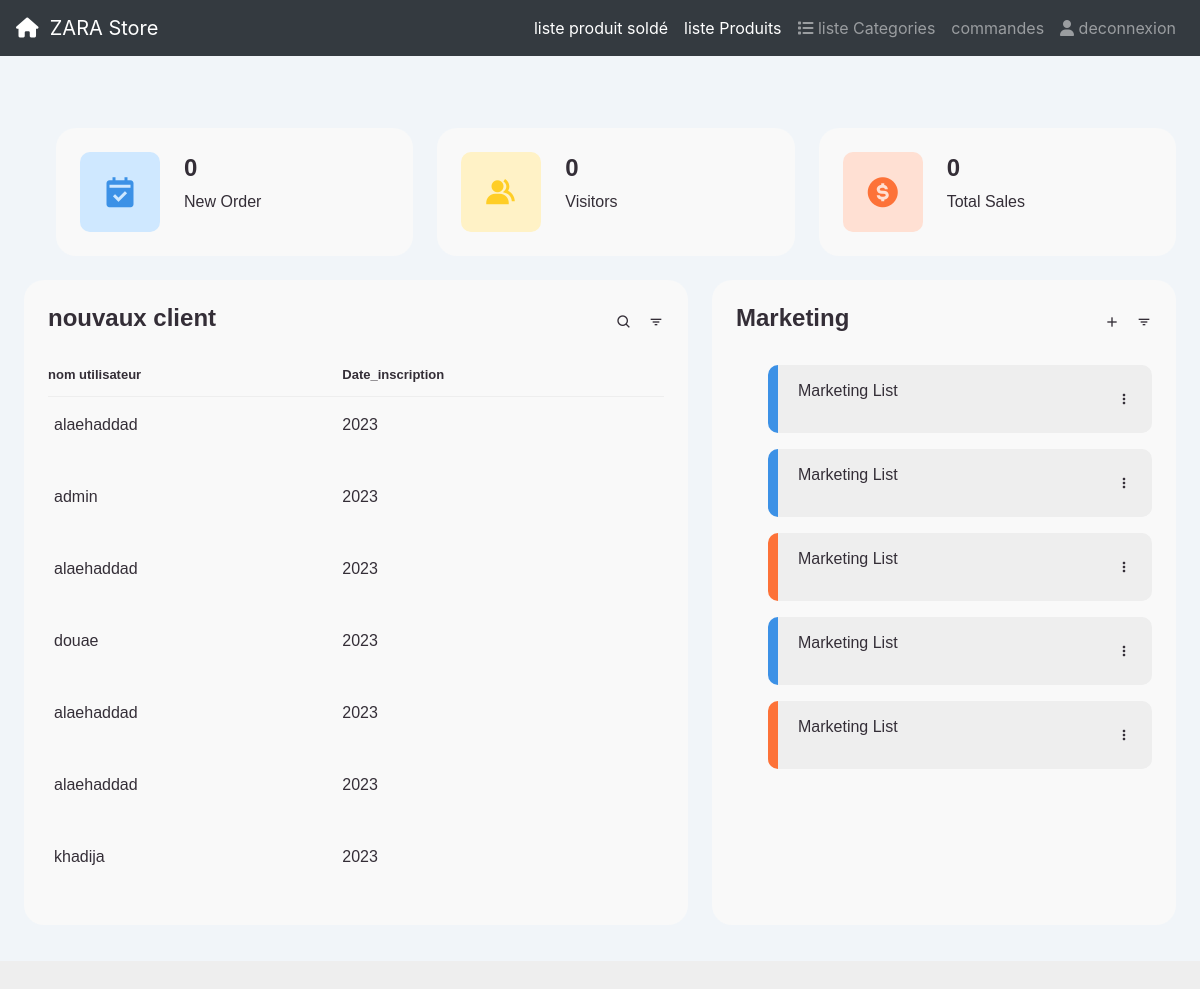
Page /homeadmin.php on the committed database.
### tables this page shows
CREATE TABLE `user` (
  `id` int(11) NOT NULL,
  `login` varchar(100) NOT NULL,
  `password` varchar(150) NOT NULL,
  `date_creation` int(11) NOT NULL
);

### homeadmin.php (the view, shortened to what this page needs)
<?php
require_once 'connexion.php';
?>
 <!DOCTYPE html>
<html lang="en">
<head>
    <link
      href="https://unpkg.com/boxicons@2.0.7/css/boxicons.min.css"
      rel="stylesheet"
    />
    <link href="https://cdn.jsdelivr.net/npm/bootstrap@5.3.0-alpha1/dist/css/bootstrap.min.css" rel="stylesheet">
    <link href='https://unpkg.com/boxicons@2.0.9/css/boxicons.min.css' rel='stylesheet'>
    <link rel="stylesheet" href="https://cdnjs.cloudflare.com/ajax/libs/twitter-bootstrap/4.1.2/css/bootstrap.min.css">
    <link      href="https://cdnjs.cloudflare.com/ajax/libs/font-awesome/6.2.1/css/all.min.css" rel="stylesheet">
</head>
<body>
<?php include 'nav1.php' ?>
	<section id="content">
		<main>
			<ul class="box-info">
				<li>
					<i class='bx bxs-calendar-check' ></i>
					<span class="text">
						<h3>0</h3>
						<p>New Order</p>
					</span>
				</li>
				<li>
					<i class='bx bxs-group' ></i>
					<span class="text">
						<h3>0</h3>
						<p>Visitors</p>
					</span>
				</li>
				<li>
					<i class='bx bxs-dollar-circle' ></i>
					<span class="text">
						<h3>0</h3>
						<p>Total Sales</p>
					</span>
				</li>
			</ul>
			<div class="table-data">
				<div class="order">
					<div class="head">
						<h3>nouvaux client</h3>
						<i class='bx bx-search' ></i>
						<i class='bx bx-filter' ></i>
					</div>
					<table>
						<thead>
							<tr>
								<th>nom utilisateur</th>
								<th>Date_inscription</th>
							</tr>
						</thead>
						<tbody>
              <?php
$nomuser=$pdo->query('SELECT * FROM user');
while($user = $nomuser->fetch()){
  ?>
  	<tr>
  	<td>
  <p> <?=  $user['login']; ?>  </p>
  </td>
<td>  <p> <?=  $user['date_creation']; ?>  </p></td></tr>
  <?php
}
?>
						</tbody>
					</table>
				</div>
				<div class="todo">
					<div class="head">
						<h3>Marketing</h3>
						<i class='bx bx-plus' ></i>
						<i class='bx bx-filter' ></i>
					</div>
					<ul class="todo-list">
						<li class="completed">
							<p>Marketing List</p>
							<i class='bx bx-dots-vertical-rounded' ></i>
						</li>
						<li class="completed">
							<p>Marketing List</p>
							<i class='bx bx-dots-vertical-rounded' ></i>
						</li>
						<li class="not-completed">
							<p>Marketing List</p>
							<i class='bx bx-dots-vertical-rounded' ></i>
						</li>
						<li class="completed">
							<p>Marketing List</p>
							<i class='bx bx-dots-vertical-rounded' ></i>
						</li>
						<li class="not-completed">
							<p>Marketing List</p>
							<i class='bx bx-dots-vertical-rounded' ></i>
						</li>
					</ul>
				</div>
			</div>
		</main>
	</section>
<?php
$nomuser=$pdo->query('SELECT * FROM user');
while($user = $nomuser->fetch()){
  ?>
  <div class="customer">
  </div>
  <?php
}
?>
<br><br>
<br><br>
</body>
</html>

### homeadmin.php (style rules this page uses)
.customer { display:flex; align-items:center; padding:1rem; }
main { background:#f1f5f9; }
* { margin: 0; padding: 0; box-sizing: border-box; }
li { list-style: none; }
:root { --poppins: 'Poppins', sans-serif; --lato: 'Lato', sans-serif; --light: #F9F9F9; --blue: #3C91E6; --light-blue: #CFE8FF; --grey: #eee; --dark-grey: #AAAAAA; --dark: #342E37; --red: #DB504A; --yellow: #FFCE26; --light-yellow: #FFF2C6; --orange: #FD7238; --light-orange: #FFE0D3; }
html { overflow-x: hidden; }
body { background: var(--grey); overflow-x: hidden; }
#content { position: relative; width: 100%; transition: .3s ease; }
#content main { width: 100%; padding: 36px 24px; font-family: var(--poppins); max-height: calc(100vh - 56px); overflow-y: auto; }
#content main .box-info { display: grid; grid-template-columns: repeat(auto-fit, minmax(240px, 1fr)); grid-gap: 24px; margin-top: 36px; }
#content main .box-info li { padding: 24px; background: var(--light); border-radius: 20px; display: flex; align-items: center; grid-gap: 24px; }
#content main .box-info li .bx { width: 80px; height: 80px; border-radius: 10px; font-size: 36px; display: flex; justify-content: center; align-items: center; }
#content main .box-info li:nth-child(1) .bx { background: var(--light-blue); color: var(--blue); }
#content main .box-info li:nth-child(2) .bx { background: var(--light-yellow); color: var(--yellow); }
#content main .box-info li:nth-child(3) .bx { background: var(--light-orange); color: var(--orange); }
#content main .box-info li .text h3 { font-size: 24px; font-weight: 600; color: var(--dark); }
#content main .box-info li .text p { color: var(--dark); }
#content main .table-data { display: flex; flex-wrap: wrap; grid-gap: 24px; margin-top: 24px; width: 100%; color: var(--dark); }
#content main .table-data > div { border-radius: 20px; background: var(--light); padding: 24px; overflow-x: auto; }
#content main .table-data .head { display: flex; align-items: center; grid-gap: 16px; margin-bottom: 24px; }
#content main .table-data .head h3 { margin-right: auto; font-size: 24px; font-weight: 600; }
#content main .table-data .head .bx { cursor: pointer; }
#content main .table-data .order { flex-grow: 1; flex-basis: 500px; }
#content main .table-data .order table { width: 100%; border-collapse: collapse; }
#content main .table-data .order table th { padding-bottom: 12px; font-size: 13px; text-align: left; border-bottom: 1px solid var(--grey); }
#content main .table-data .order table td { padding: 16px 0; }
#content main .table-data .order table tr td:first-child { display: flex; align-items: center; grid-gap: 12px; padding-left: 6px; }
#content main .table-data .todo { flex-grow: 1; flex-basis: 300px; }
#content main .table-data .todo .todo-list { width: 100%; }
#content main .table-data .todo .todo-list li { width: 100%; margin-bottom: 16px; background: var(--grey); border-radius: 10px; padding: 14px 20px; display: flex; justify-content: space-between; align-items: center; }
#content main .table-data .todo .todo-list li .bx { cursor: pointer; }
#content main .table-data .todo .todo-list li.completed { border-left: 10px solid var(--blue); }
#content main .table-data .todo .todo-list li.not-completed { border-left: 10px solid var(--orange); }
#content main .table-data .todo .todo-list li:last-child { margin-bottom: 0; }

### rows in the picture
user: login "alaehaddad", date_creation "2023"
user: login "admin", date_creation "2023"
user: login "alaehaddad", date_creation "2023"
user: login "douae", date_creation "2023"
user: login "alaehaddad", date_creation "2023"
user: login "alaehaddad", date_creation "2023"
user: login "khadija", date_creation "2023"
